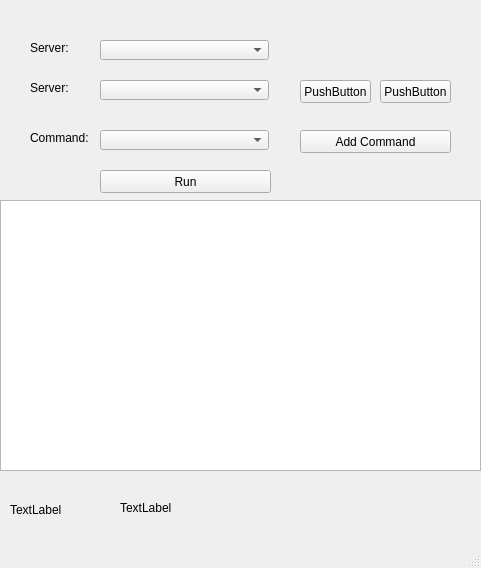
<?xml version="1.0" encoding="UTF-8"?>
<ui version="4.0">
 <class>MainWindow</class>
 <widget class="QMainWindow" name="MainWindow">
  <property name="geometry">
   <rect>
    <x>0</x>
    <y>0</y>
    <width>481</width>
    <height>568</height>
   </rect>
  </property>
  <property name="windowTitle">
   <string>MainWindow</string>
  </property>
  <widget class="QWidget" name="centralwidget">
   <widget class="QTextEdit" name="textEdit">
    <property name="geometry">
     <rect>
      <x>0</x>
      <y>200</y>
      <width>481</width>
      <height>271</height>
     </rect>
    </property>
   </widget>
   <widget class="QPushButton" name="runButton">
    <property name="geometry">
     <rect>
      <x>100</x>
      <y>170</y>
      <width>171</width>
      <height>23</height>
     </rect>
    </property>
    <property name="text">
     <string>Run</string>
    </property>
   </widget>
   <widget class="QLabel" name="label">
    <property name="geometry">
     <rect>
      <x>30</x>
      <y>80</y>
      <width>61</width>
      <height>16</height>
     </rect>
    </property>
    <property name="text">
     <string>Server:</string>
    </property>
   </widget>
   <widget class="QLabel" name="label_3">
    <property name="geometry">
     <rect>
      <x>30</x>
      <y>130</y>
      <width>61</width>
      <height>16</height>
     </rect>
    </property>
    <property name="text">
     <string>Command:</string>
    </property>
   </widget>
   <widget class="QPushButton" name="pushButton">
    <property name="geometry">
     <rect>
      <x>300</x>
      <y>130</y>
      <width>151</width>
      <height>23</height>
     </rect>
    </property>
    <property name="text">
     <string>Add Command</string>
    </property>
   </widget>
   <widget class="QLabel" name="con_status">
    <property name="geometry">
     <rect>
      <x>10</x>
      <y>500</y>
      <width>101</width>
      <height>20</height>
     </rect>
    </property>
    <property name="text">
     <string>TextLabel</string>
    </property>
   </widget>
   <widget class="QPushButton" name="pushButton_2">
    <property name="geometry">
     <rect>
      <x>300</x>
      <y>80</y>
      <width>71</width>
      <height>23</height>
     </rect>
    </property>
    <property name="text">
     <string>PushButton</string>
    </property>
   </widget>
   <widget class="QLabel" name="label_2">
    <property name="geometry">
     <rect>
      <x>120</x>
      <y>500</y>
      <width>251</width>
      <height>16</height>
     </rect>
    </property>
    <property name="text">
     <string>TextLabel</string>
    </property>
   </widget>
   <widget class="QPushButton" name="pushButton_3">
    <property name="geometry">
     <rect>
      <x>380</x>
      <y>80</y>
      <width>71</width>
      <height>23</height>
     </rect>
    </property>
    <property name="text">
     <string>PushButton</string>
    </property>
   </widget>
   <widget class="QLabel" name="label_4">
    <property name="geometry">
     <rect>
      <x>30</x>
      <y>40</y>
      <width>61</width>
      <height>16</height>
     </rect>
    </property>
    <property name="text">
     <string>Server:</string>
    </property>
   </widget>
   <widget class="QComboBox" name="comboBox_3">
    <property name="geometry">
     <rect>
      <x>100</x>
      <y>80</y>
      <width>169</width>
      <height>20</height>
     </rect>
    </property>
   </widget>
   <widget class="QComboBox" name="comboBox_4">
    <property name="geometry">
     <rect>
      <x>100</x>
      <y>130</y>
      <width>169</width>
      <height>20</height>
     </rect>
    </property>
   </widget>
   <widget class="QComboBox" name="comboBox_5">
    <property name="geometry">
     <rect>
      <x>100</x>
      <y>40</y>
      <width>169</width>
      <height>20</height>
     </rect>
    </property>
   </widget>
  </widget>
  <widget class="QMenuBar" name="menubar">
   <property name="geometry">
    <rect>
     <x>0</x>
     <y>0</y>
     <width>481</width>
     <height>21</height>
    </rect>
   </property>
  </widget>
  <widget class="QStatusBar" name="statusbar"/>
 </widget>
 <resources/>
 <connections>
  <connection>
   <sender>runButton</sender>
   <signal>clicked()</signal>
   <receiver>runButton</receiver>
   <slot>click()</slot>
   <hints>
    <hint type="sourcelabel">
     <x>105</x>
     <y>137</y>
    </hint>
    <hint type="destinationlabel">
     <x>105</x>
     <y>137</y>
    </hint>
   </hints>
  </connection>
 </connections>
</ui>
